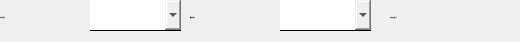
     <widget class="QWidget" name="page_air_diff_model">
      <widget class="QLabel" name="label_102">
       <property name="geometry">
        <rect>
         <x>0</x>
         <y>2</y>
         <width>91</width>
         <height>31</height>
        </rect>
       </property>
       <property name="font">
        <font>
         <family>黑体</family>
         <pointsize>-1</pointsize>
        </font>
       </property>
       <property name="text">
        <string>布风器型号:</string>
       </property>
      </widget>
      <widget class="QLabel" name="label_104">
       <property name="geometry">
        <rect>
         <x>390</x>
         <y>2</y>
         <width>121</width>
         <height>31</height>
        </rect>
       </property>
       <property name="font">
        <font>
         <family>黑体</family>
         <pointsize>-1</pointsize>
        </font>
       </property>
       <property name="text">
        <string>布风器末端尺寸:</string>
       </property>
      </widget>
      <widget class="QComboBox" name="comboBox_16">
       <property name="geometry">
        <rect>
         <x>280</x>
         <y>0</y>
         <width>91</width>
         <height>31</height>
        </rect>
       </property>
       <property name="font">
        <font>
         <family>黑体</family>
         <pointsize>-1</pointsize>
        </font>
       </property>
       <property name="styleSheet">
        <string notr="true">border:none;
border-bottom:1px solid black;</string>
       </property>
      </widget>
      <widget class="QLabel" name="label_103">
       <property name="geometry">
        <rect>
         <x>190</x>
         <y>2</y>
         <width>91</width>
         <height>31</height>
        </rect>
       </property>
       <property name="font">
        <font>
         <family>黑体</family>
         <pointsize>-1</pointsize>
        </font>
       </property>
       <property name="text">
        <string>散流器型号:</string>
       </property>
      </widget>
      <widget class="QComboBox" name="comboBox_15">
       <property name="geometry">
        <rect>
         <x>90</x>
         <y>0</y>
         <width>91</width>
         <height>31</height>
        </rect>
       </property>
       <property name="font">
        <font>
         <family>黑体</family>
         <pointsize>-1</pointsize>
        </font>
       </property>
       <property name="styleSheet">
        <string notr="true">border:none;
border-bottom:1px solid black;</string>
       </property>
      </widget>
     </widget>
